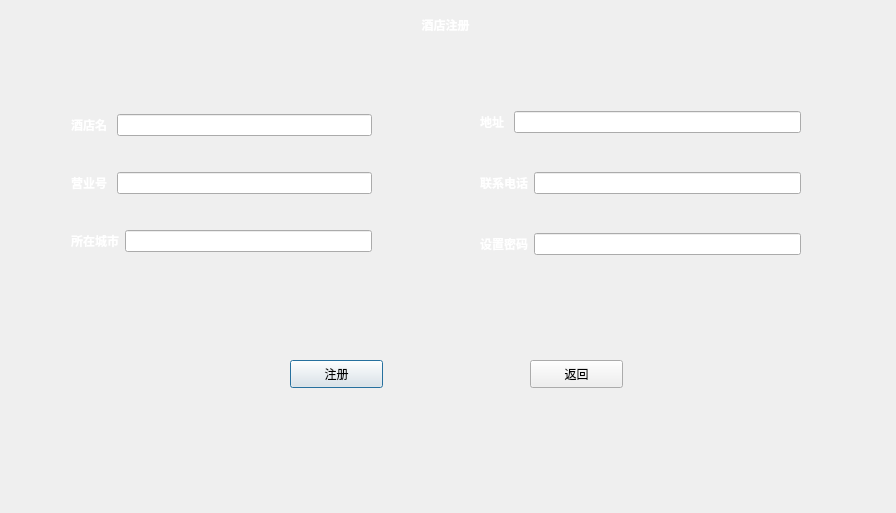
<?xml version="1.0" encoding="UTF-8"?>
<ui version="4.0">
 <class>hotreg</class>
 <widget class="QDialog" name="hotreg">
  <property name="geometry">
   <rect>
    <x>0</x>
    <y>0</y>
    <width>896</width>
    <height>513</height>
   </rect>
  </property>
  <property name="windowTitle">
   <string>Dialog</string>
  </property>
  <widget class="QPushButton" name="hotregister">
   <property name="geometry">
    <rect>
     <x>290</x>
     <y>360</y>
     <width>93</width>
     <height>28</height>
    </rect>
   </property>
   <property name="text">
    <string>注册</string>
   </property>
  </widget>
  <widget class="QPushButton" name="hotregback">
   <property name="geometry">
    <rect>
     <x>530</x>
     <y>360</y>
     <width>93</width>
     <height>28</height>
    </rect>
   </property>
   <property name="text">
    <string>返回</string>
   </property>
  </widget>
  <widget class="QLabel" name="label_4">
   <property name="geometry">
    <rect>
     <x>390</x>
     <y>10</y>
     <width>111</width>
     <height>31</height>
    </rect>
   </property>
   <property name="styleSheet">
    <string notr="true">font: 14pt &quot;楷体&quot;;</string>
   </property>
   <property name="text">
    <string>&lt;html&gt;&lt;head/&gt;&lt;body&gt;&lt;p align=&quot;center&quot;&gt;&lt;span style=&quot; font-weight:600; color:#ffffff;&quot;&gt;酒店注册&lt;/span&gt;&lt;/p&gt;&lt;/body&gt;&lt;/html&gt;</string>
   </property>
  </widget>
  <widget class="QLabel" name="label_8">
   <property name="geometry">
    <rect>
     <x>-9</x>
     <y>-6</y>
     <width>911</width>
     <height>521</height>
    </rect>
   </property>
   <property name="text">
    <string/>
   </property>
   <property name="pixmap">
    <pixmap resource="background.qrc">:/new/prefix1/4f7773ce8adcb5f01da8f837647e564d.jpg</pixmap>
   </property>
  </widget>
  <widget class="QWidget" name="layoutWidget">
   <property name="geometry">
    <rect>
     <x>71</x>
     <y>84</y>
     <width>301</width>
     <height>201</height>
    </rect>
   </property>
   <layout class="QVBoxLayout" name="verticalLayout">
    <item>
     <layout class="QHBoxLayout" name="horizontalLayout">
      <item>
       <widget class="QLabel" name="label">
        <property name="styleSheet">
         <string notr="true">font: 11pt &quot;楷体&quot;;</string>
        </property>
        <property name="text">
         <string>&lt;html&gt;&lt;head/&gt;&lt;body&gt;&lt;p&gt;&lt;span style=&quot; font-weight:600; color:#ffffff;&quot;&gt;酒店名 &lt;/span&gt;&lt;/p&gt;&lt;/body&gt;&lt;/html&gt;</string>
        </property>
       </widget>
      </item>
      <item>
       <widget class="QLineEdit" name="hotelname"/>
      </item>
     </layout>
    </item>
    <item>
     <layout class="QHBoxLayout" name="horizontalLayout_2">
      <item>
       <widget class="QLabel" name="label_2">
        <property name="styleSheet">
         <string notr="true">font: 11pt &quot;楷体&quot;;</string>
        </property>
        <property name="text">
         <string>&lt;html&gt;&lt;head/&gt;&lt;body&gt;&lt;p&gt;&lt;span style=&quot; font-weight:600; color:#ffffff;&quot;&gt;营业号 &lt;/span&gt;&lt;/p&gt;&lt;/body&gt;&lt;/html&gt;</string>
        </property>
       </widget>
      </item>
      <item>
       <widget class="QLineEdit" name="servicelience"/>
      </item>
     </layout>
    </item>
    <item>
     <layout class="QHBoxLayout" name="horizontalLayout_3">
      <item>
       <widget class="QLabel" name="label_7">
        <property name="styleSheet">
         <string notr="true">font: 11pt &quot;楷体&quot;;</string>
        </property>
        <property name="text">
         <string>&lt;html&gt;&lt;head/&gt;&lt;body&gt;&lt;p&gt;&lt;span style=&quot; font-weight:600; color:#ffffff;&quot;&gt;所在城市&lt;/span&gt;&lt;/p&gt;&lt;/body&gt;&lt;/html&gt;</string>
        </property>
       </widget>
      </item>
      <item>
       <widget class="QLineEdit" name="city"/>
      </item>
     </layout>
    </item>
   </layout>
  </widget>
  <widget class="QWidget" name="layoutWidget1">
   <property name="geometry">
    <rect>
     <x>480</x>
     <y>78</y>
     <width>321</width>
     <height>211</height>
    </rect>
   </property>
   <layout class="QVBoxLayout" name="verticalLayout_2">
    <item>
     <layout class="QHBoxLayout" name="horizontalLayout_4">
      <item>
       <widget class="QLabel" name="label_3">
        <property name="styleSheet">
         <string notr="true">font: 11pt &quot;楷体&quot;;</string>
        </property>
        <property name="text">
         <string>&lt;html&gt;&lt;head/&gt;&lt;body&gt;&lt;p&gt;&lt;span style=&quot; font-weight:600; color:#ffffff;&quot;&gt;地址 &lt;/span&gt;&lt;/p&gt;&lt;/body&gt;&lt;/html&gt;</string>
        </property>
       </widget>
      </item>
      <item>
       <widget class="QLineEdit" name="address"/>
      </item>
     </layout>
    </item>
    <item>
     <layout class="QHBoxLayout" name="horizontalLayout_6">
      <item>
       <widget class="QLabel" name="label_5">
        <property name="styleSheet">
         <string notr="true">font: 11pt &quot;楷体&quot;;</string>
        </property>
        <property name="text">
         <string>&lt;html&gt;&lt;head/&gt;&lt;body&gt;&lt;p&gt;&lt;span style=&quot; font-weight:600; color:#ffffff;&quot;&gt;联系电话&lt;/span&gt;&lt;/p&gt;&lt;/body&gt;&lt;/html&gt;</string>
        </property>
       </widget>
      </item>
      <item>
       <widget class="QLineEdit" name="hotiphone"/>
      </item>
     </layout>
    </item>
    <item>
     <layout class="QHBoxLayout" name="horizontalLayout_5">
      <item>
       <widget class="QLabel" name="label_6">
        <property name="styleSheet">
         <string notr="true">font: 11pt &quot;楷体&quot;;</string>
        </property>
        <property name="text">
         <string>&lt;html&gt;&lt;head/&gt;&lt;body&gt;&lt;p&gt;&lt;span style=&quot; font-weight:600; color:#ffffff;&quot;&gt;设置密码&lt;/span&gt;&lt;/p&gt;&lt;/body&gt;&lt;/html&gt;</string>
        </property>
       </widget>
      </item>
      <item>
       <widget class="QLineEdit" name="hotpassward">
        <property name="echoMode">
         <enum>QLineEdit::Password</enum>
        </property>
       </widget>
      </item>
     </layout>
    </item>
   </layout>
  </widget>
  <zorder>label_8</zorder>
  <zorder>layoutWidget</zorder>
  <zorder>layoutWidget1</zorder>
  <zorder>hotregister</zorder>
  <zorder>hotregback</zorder>
  <zorder>label_4</zorder>
 </widget>
 <resources>
  <include location="background.qrc"/>
 </resources>
 <connections/>
</ui>
